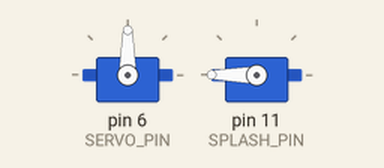
Simulated run of this sketch. Board: Arduino Uno, built with avr-gcc and run on an emulated ATmega328P. On the bench: 2 × servo.

Above: at 0.8 s.
At 2.0 s:
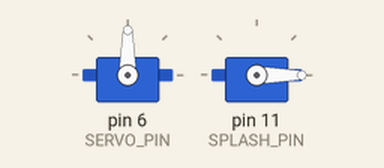
At 3.2 s:
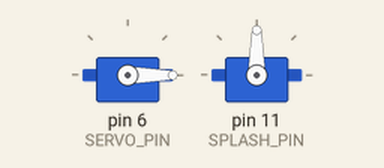
At 3.6 s:
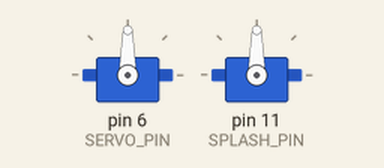
Timing chart, 0 to 5.1 s (numbered marks = the images above):
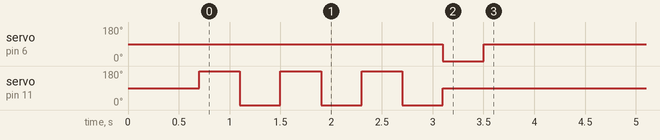

The sketch:

two_day_fishfeeder_simple.ino
```cpp
// Scott Camarena
//
// - Automatic Fish Feeder
//  Using a Servo and Delay
//=================================================
#include <Servo.h>

#define TOP_LED_PIN 13
#define SERVO_PIN 6
#define SPLASH_PIN 11

// Every 3 Days
#define TIME_BETWEEN 259200000
//#define TIME_BETWEEN 5000

Servo feeder, splasher;

void blinkLED(int pin, int times, int rate)
{
  for(int i = 0; i < times; ++i)
  {
    digitalWrite(pin, HIGH);
    delay(rate);
    digitalWrite(pin, LOW);
    delay(rate);
  }
}

void splash( Servo &v )
{
  for( int i = 0; i < 3; ++i )
  {
    v.write(180);
    delay(400);
    v.write(0);
    delay(400);
  }
  v.write(90);
}

void feed( Servo &v, int deg )
{
  v.write(deg);
  delay(400);
  v.write(90);
  delay(10);
}

void setup()
{
  digitalWrite(TOP_LED_PIN, LOW);
  feeder.attach(SERVO_PIN);
  feeder.write(90);
  splasher.attach(SPLASH_PIN);
  splasher.write(90);
  blinkLED(TOP_LED_PIN, 2, 50);
  delay(500);
  splash( splasher );
  feed( feeder, 0 );
}

void loop()
{
  delay(TIME_BETWEEN);
  splash( splasher );
  feed( feeder, 0 );
  delay(TIME_BETWEEN);
  splash( splasher );
  feed( feeder, 180 );
}
```
